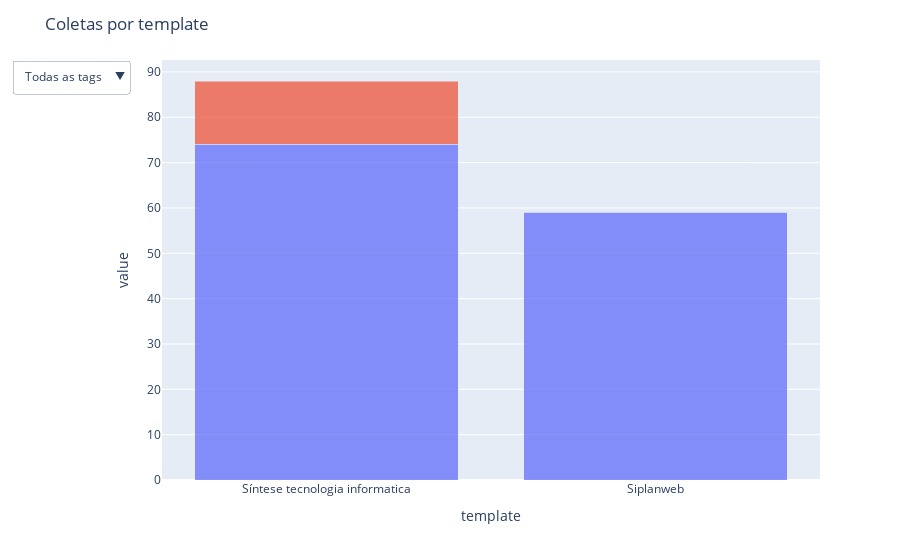

Notebook code for this chart:
### Code cell
fig2.show()

### Figure 1 — Plotly figure (JSON) as saved in the notebook; plotly's stock layout.template omitted (floating-point values rounded to 4 significant figures)
{"data": [{"alignmentgroup": "True", "hovertemplate": "variable=closed<br>template=%{x}<br>value=%{y}<extra></extra>", "legendgroup": "closed", "marker": {"color": "#636efa", "pattern": {"shape": ""}}, "name": "closed", "offsetgroup": "closed", "opacity": 0.75, "orientation": "v", "showlegend": false, "textposition": "auto", "type": "bar", "x": ["Síntese tecnologia informatica", "Siplanweb"], "xaxis": "x", "y": [74, 59], "yaxis": "y"}, {"alignmentgroup": "True", "hovertemplate": "variable=open<br>template=%{x}<br>value=%{y}<extra></extra>", "legendgroup": "open", "marker": {"color": "#EF553B", "pattern": {"shape": ""}}, "name": "open", "offsetgroup": "open", "opacity": 0.75, "orientation": "v", "showlegend": false, "textposition": "auto", "type": "bar", "x": ["Síntese tecnologia informatica", "Siplanweb"], "xaxis": "x", "y": [14, 0], "yaxis": "y"}], "layout": {"autosize": true, "barmode": "stack", "legend": {"title": {"text": "variable"}, "tracegroupgap": 0}, "margin": {"t": 60}, "title": {"text": "Coletas por template"}, "updatemenus": [{"active": 0, "buttons": [{"args": [{"x": [["Síntese tecnologia informatica", "Siplanweb"]], "y": [[74, 59], [14, 0]]}], "label": "Todas as tags", "method": "restyle"}, {"args": [{"x": [["Síntese tecnologia informatica", "Siplanweb"]], "y": [[74, 59], [14, 0]]}], "label": "Licitação", "method": "restyle"}]}], "xaxis": {"anchor": "y", "autorange": true, "domain": [0, 1], "range": [-0.5, 1.5], "title": {"text": "template"}, "type": "category"}, "yaxis": {"anchor": "x", "autorange": true, "domain": [0, 1], "range": [0, 92.63], "title": {"text": "value"}, "type": "linear"}}}
